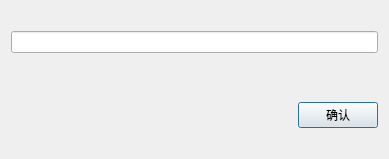
<?xml version="1.0" encoding="UTF-8"?>
<ui version="4.0">
 <class>inputShortCutDialog</class>
 <widget class="QDialog" name="inputShortCutDialog">
  <property name="geometry">
   <rect>
    <x>0</x>
    <y>0</y>
    <width>389</width>
    <height>159</height>
   </rect>
  </property>
  <property name="windowTitle">
   <string>Dialog</string>
  </property>
  <layout class="QVBoxLayout" name="verticalLayout">
   <item>
    <widget class="QLabel" name="set_who_label">
     <property name="text">
      <string/>
     </property>
    </widget>
   </item>
   <item>
    <widget class="QLineEdit" name="lineEdit"/>
   </item>
   <item>
    <spacer name="verticalSpacer">
     <property name="orientation">
      <enum>Qt::Vertical</enum>
     </property>
     <property name="sizeHint" stdset="0">
      <size>
       <width>20</width>
       <height>40</height>
      </size>
     </property>
    </spacer>
   </item>
   <item>
    <layout class="QHBoxLayout" name="horizontalLayout">
     <item>
      <spacer name="horizontalSpacer">
       <property name="orientation">
        <enum>Qt::Horizontal</enum>
       </property>
       <property name="sizeHint" stdset="0">
        <size>
         <width>40</width>
         <height>20</height>
        </size>
       </property>
      </spacer>
     </item>
     <item>
      <widget class="QPushButton" name="pushButton">
       <property name="text">
        <string>确认</string>
       </property>
       <property name="shortcut">
        <string>Ctrl+S</string>
       </property>
      </widget>
     </item>
    </layout>
   </item>
   <item>
    <widget class="QLabel" name="show_error_label">
     <property name="text">
      <string/>
     </property>
    </widget>
   </item>
  </layout>
 </widget>
 <resources/>
 <connections>
  <connection>
   <sender>pushButton</sender>
   <signal>clicked()</signal>
   <receiver>inputShortCutDialog</receiver>
   <slot>accept()</slot>
   <hints>
    <hint type="sourcelabel">
     <x>324</x>
     <y>96</y>
    </hint>
    <hint type="destinationlabel">
     <x>234</x>
     <y>112</y>
    </hint>
   </hints>
  </connection>
 </connections>
</ui>
